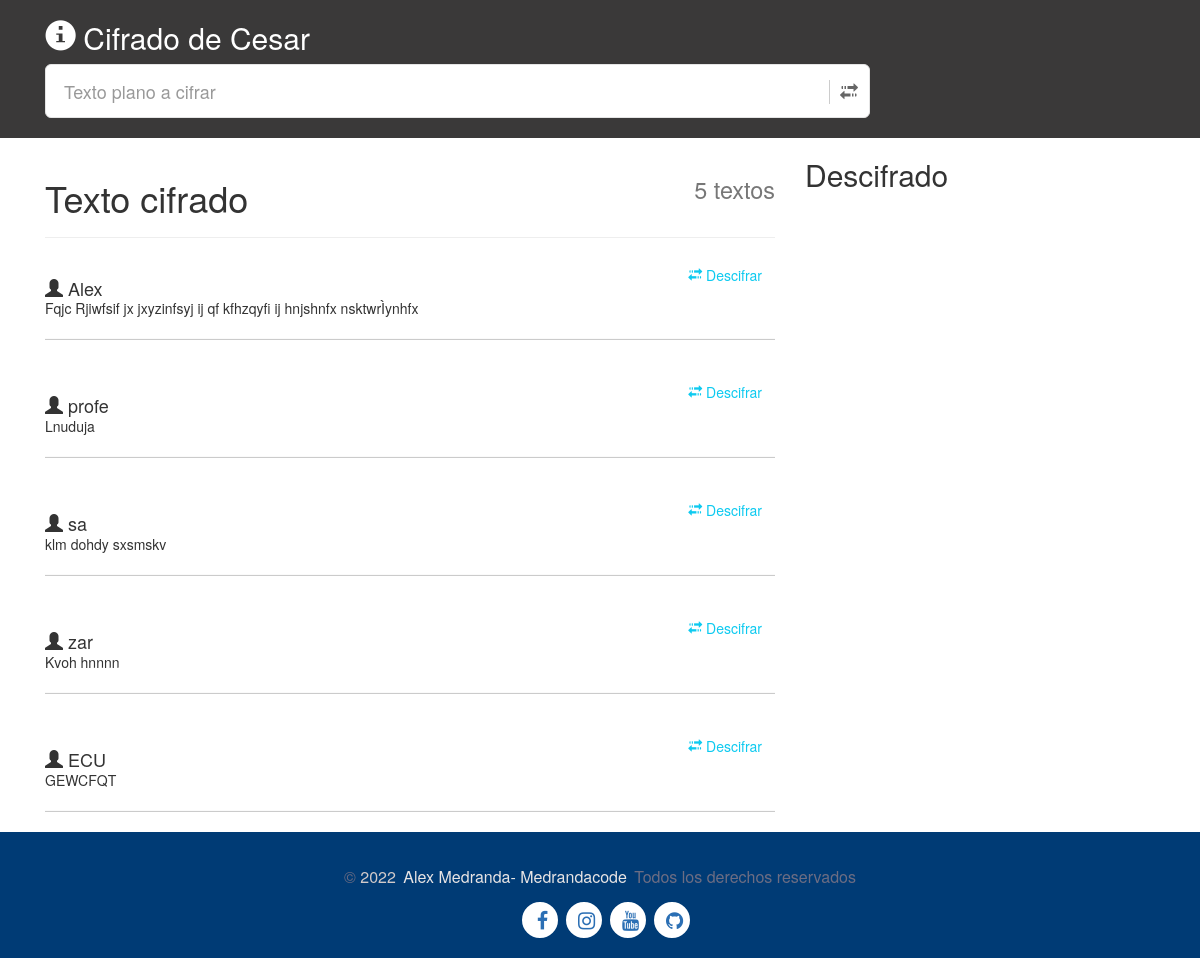
/, run on an earlier commit of the app's database.
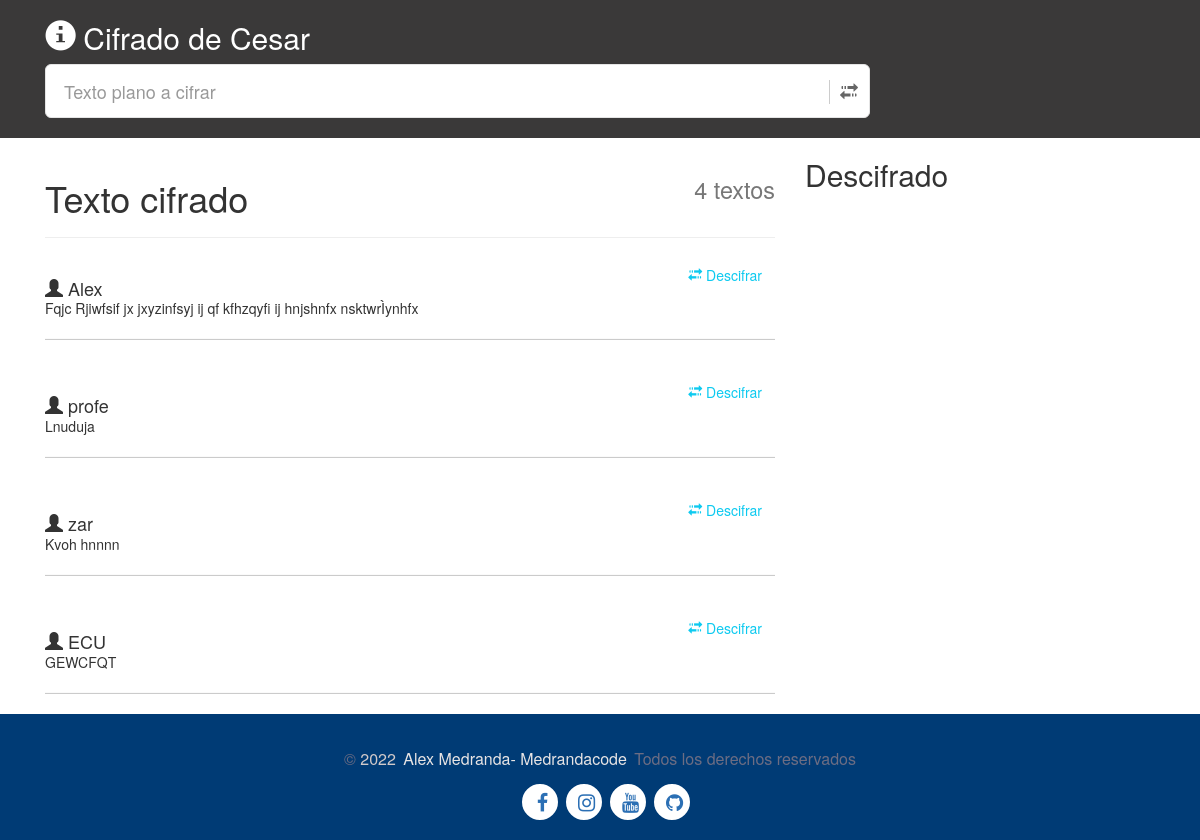
And on a later commit of the database.
### app/models.py (models this page shows, shortened)
class cifrado(models.Model):
    id = models.AutoField( primary_key=True)
    nickname = models.CharField(max_length=100) # codigo de menu
    message = models.CharField(max_length=500)
    key = models.CharField(max_length=200)

### app/views.py (the view)
# urls.py: path('', inicio, name = 'index'),
def inicio(request):
    cod_cifrado=""
    consulta = ""
    llave =0
    cifrarT = cifrado.objects.all()
    lastValue = cifrado.objects.count()
    modo = 'encriptar'
    clave = 3
    mensaje = 'hola mundo'
    cifrar = Cifrado.obtenerMensajeTraducido(modo,mensaje,clave)
    try:
        if request.method == "POST":
            apodo = request.POST['apodo']
            modo = 'encriptar'
            clave = int(request.POST['clave'])
            mensaje = request.POST['mensaje']
            cifrar = Cifrado.obtenerMensajeTraducido(modo,mensaje,clave)
            with connection.cursor() as cursor:
                cursor.execute("INSERT INTO app_cifrado(nickname,message,key) VALUES ('{apodo}', '{mensaje}', '{clave}')".format( apodo=apodo, mensaje=cifrar, clave=clave))
                cursor.fetchone()
                return redirect('/')
    except:
        try:
            variable = request.POST['buscando']
            clave = int(request.POST['texto'])
            with connection.cursor() as cursor:
                cursor.execute("SELECT message,key, id FROM app_cifrado WHERE id = "+ variable )
                consultax = cursor.fetchone()
                if consultax[1] == str(clave):
                    consulta = Cifrado.obtenerMensajeTraducido('desencriptar',consultax[0],clave)
                    llave = 1
                    cod_cifrado = consultax[2]
                else:
                    consulta = "La clave ha sido incorrecta"
        except:
            consulta = ""
    contexto = {'cifrarT': cifrarT,'lastValue':lastValue, 'consulta':consulta ,  'llave':llave, 'cod_cifrado' :cod_cifrado}
    return render(request, 'index.html', contexto)

### app/cifrado.py (called while the page is built)
    def obtenerMensajeTraducido(modo, mensaje, clave):
        if modo[0] == 'd':
            clave= -clave
        traduccion = ''
        for simbolo in mensaje:
            if simbolo.isalpha():
                num = ord(simbolo)
                num += clave
                if simbolo.isupper():
                    if num > ord('Z'):
                        num -= 26
                    elif num < ord('A'):
                        num += 26
                elif simbolo.islower():
                    if num > ord('z'):
                        num -= 26
                    elif num < ord('a'):
                        num += 26
                traduccion += chr(num)
            else:
                traduccion += simbolo
        return traduccion

### public/template/index.html (shortened to what this page needs)
{% load static %}
<!DOCTYPE html>
<html lang="en">
<head>
    <link rel="stylesheet" href='{% static "./index.css" %}'>
    <link href="https://cdn.jsdelivr.net/npm/bootstrap@5.0.2/dist/css/bootstrap.min.css" rel="stylesheet">
    <link rel="stylesheet" href="https://maxcdn.bootstrapcdn.com/bootstrap/3.0.1/css/bootstrap.min.css">
    <link href="//maxcdn.bootstrapcdn.com/font-awesome/4.2.0/css/font-awesome.min.css" rel="stylesheet">
</head>
<body onload="timeDC(`{{llave}}`)">
    <div class="cuerpo">
  <div class="container">
        <div class="row">
            <div class="col-md-9">
                <h2><a href="" class="neons2" id="info" data-bs-toggle="modal" data-bs-target="#informacion" id="btnSubmenuid" > <i class="glyphicon glyphicon-info-sign"></i></a> Cifrado de Cesar</h2>
                <div id="custom-search-input">
                    <form action="" method="post" id="formularioCifrado">
                          <div class="input-group col-md-12">
                        <input name="mensaje" type="text" class="form-control input-lg" placeholder="Texto plano a cifrar" />
                        <span class="input-group-btn">
                            <button class="btn btn-info btn-lg neons" type="button" onclick="PostMenu()">
                              <i class="glyphicon glyphicon-transfer "></i>
                            </button>
                        </span>
                    </div>
                    </form>
                </div>
            </div>
        </div>
    </div>
    </div>
    <div class="container">
        <div class="row">
            <div class="col-md-8">
              <div class="page-header">
                <h1><small class="pull-right">{{lastValue}} textos</small> Texto cifrado </h1>
              </div>
               <div class="comments-list">
                   {% for cifrar in cifrarT %}
                   <div class="media">
                       <form action="" method="post" id="formulario{{cifrar.id}}">
                     <button onclick="envioclave(`textoclave{{cifrar.id}}`)" class="btn btn-outline-info pull-right btn-envio" id="index_btn" name="buscando" value="{{cifrar.id}}"> <i class="glyphicon glyphicon-transfer btn-xd"></i> <span class="btn-xd">Descifrar</span>
                        </button><br>
                    </form>
                        <div class="media-body">
                          <h4 class="media-left media-heading user_name"><i class="glyphicon glyphicon-user"></i> {{cifrar.nickname}}</h4>
                          {{cifrar.message}}
                        </div>
                            <hr>
                      </div>
                    {% endfor %}
               </div>
            </div>
            <div class="col-md-4">
                <h2>Descifrado</h2>
            </div>
        </div>
    </div>
    <footer>
        	<div class="bottom section-padding">
			<div class="container">
				<div class="row">
					<div class="col-md-12 text-center">
						<div class="copyright">
							<p>© <span>2022</span> <a href="#" class="transition">Alex Medranda- Medrandacode</a> Todos los derechos reservados</p>
                        </div>
					</div> <div class="media-Social">
                            <ul class="social ">
                                <li> <a target="blanket" href="https://facebook.com/medrandacode"> <i class=" fa fa-facebook"></i> </a> </li>
                                <li> <a target="blanket" href="https://instagram.com/medrandacode"> <i class="fa fa-instagram"></i> </a> </li>
                                <li> <a target="blanket" href="https://n9.cl/yrcyo"> <i class="fa fa-youtube"></i> </a> </li>
                                <li> <a target="blanket" href="https://github.com/medrandacode"> <i class="fa fa-github"></i> </a> </li>
                            </ul>
                        </div>
				</div>
			</div>
		</div>
    </footer>
</body>
</html>

What changed in the data, as far as the page shows it:
removed cifrado: {{ cifrar.id }} 55 (drawn), nickname "sa", message "klm dohdy sxsmskv"
Also different on the page:
{{ lastValue }}: "5" → "4"
